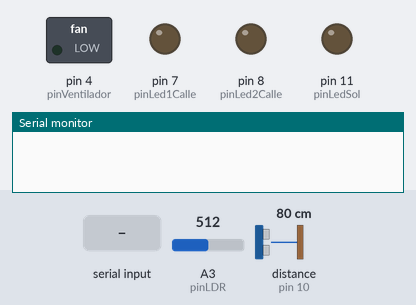
The sketch below on a simulated Arduino Uno, built with avr-gcc and run on an emulated ATmega328P. Parts: switched loads named in the sketch (green lamp = pin HIGH), output pins drawn as LEDs (lit = HIGH), the last lines printed to the serial monitor. Wiring (inferred from the names in the program): ultrasonic range finder: trigger pin 9; echo pin 10. The inputs (shaded band) are chosen by the test bench; at power-on: A3 (pinLDR) = 512, distance to the obstacle (sensor on pin 10) 80 cm. The echo pulse lasts 58.3 µs per cm; pins used as bus, display or sensor lines are not drawn.

Above: at 1.2 s.
1.3 s: "VENTILADOR_ON\n" received over Serial
At 1.8 s:
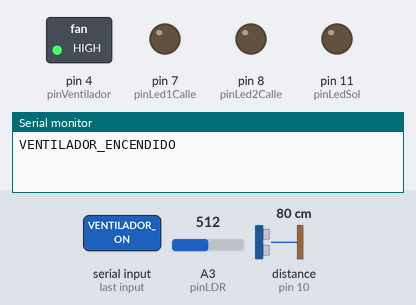
3.0 s: A3 (pinLDR) set to 16
4.5 s: A3 (pinLDR) set to 13
At 4.9 s:
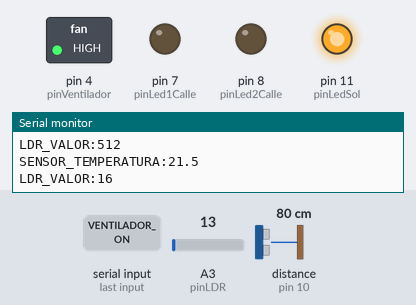
6.0 s: "VENTILADOR_OFF\n" received over Serial
At 7.1 s:
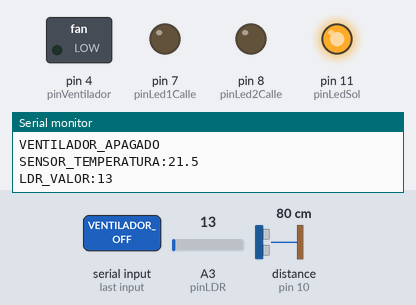
7.6 s: "LED1Calle_ON\n" received over Serial
At 8.0 s:
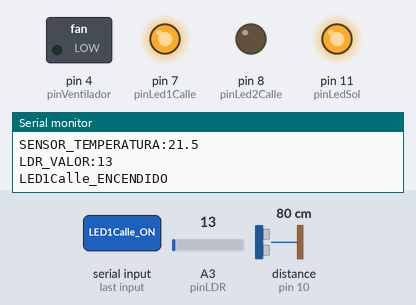
9.1 s: "LED2Calle_ON\n" received over Serial
At 10.2 s:
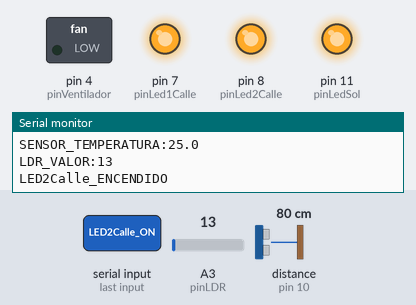
Timing chart, 0 to 11.6 s (numbered marks = the images above; inputs shaded):
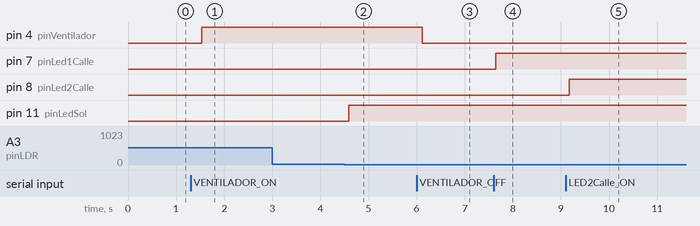

Measured:
- the behaviour switches between 15 and 14 on A3 (pinLDR) (found by bisection; images 1 and 2)
- after the input at 1.3 s, pin 4 (pinVentilador): LOW → HIGH after 0.23 s
- after the input at 4.5 s, pin 11 (pinLedSol): LOW → HIGH after 0.09 s
- after the input at 6.0 s, pin 4 (pinVentilador): HIGH → LOW after 0.11 s
- after the input at 7.6 s, pin 7 (pinLed1Calle): LOW → HIGH at once
- after the input at 9.1 s, pin 8 (pinLed2Calle): LOW → HIGH after 0.07 s

The sketch:

arduino2.ino
```cpp
// Pines para Crecimiento (Sensor Ultrasónico)
const int TRIG = 9;
const int ECHO = 10;
float distanciaMaxima = 40.0;

// Pines para Ambiente y Actuadores
const int pinSensorTemperatura = A2;
const int pinVentilador = 4;

// Luces
const int pinLed1Calle = 7;
const int pinLed2Calle = 8;
const int pinLedSol = 11;
const int pinLDR = A3;

const int UMBRAL_LUZ = 15;

// Variables para la simulación gradual de temperatura
float temperaturaSimulada = 25.0; // Inicia en 25.0°C
const float TEMP_MAXIMA = 26.0;     // Temperatura ambiente normal (ventilador apagado)
const float TEMP_MINIMA = 21.0;     // Temperatura mínima al enfriar (ventilador encendido)

void setup() {
    Serial.begin(9600);

    pinMode(TRIG, OUTPUT);
    pinMode(ECHO, INPUT);
    pinMode(pinSensorTemperatura, INPUT);
    pinMode(pinVentilador, OUTPUT);
    pinMode(pinLed1Calle, OUTPUT);
    pinMode(pinLed2Calle, OUTPUT);
    pinMode(pinLedSol, OUTPUT);
    pinMode(pinLDR, INPUT);

    digitalWrite(pinVentilador, LOW);
    digitalWrite(pinLed1Calle, LOW);
    digitalWrite(pinLed2Calle, LOW);
    digitalWrite(pinLedSol, LOW);
}

void loop() {
    // 1. Ultrasónico de Crecimiento
    digitalWrite(TRIG, LOW);
    delayMicroseconds(5);
    digitalWrite(TRIG, HIGH);
    delayMicroseconds(10);
    digitalWrite(TRIG, LOW);

    long duracion = pulseIn(ECHO, HIGH, 40000);
    if (duracion > 0) {
        float distancia = (duracion * 0.0343) / 2;
        if (distancia > 2 && distancia <= distanciaMaxima) {
            Serial.print("ALTURA:");
            Serial.println(distancia, 1);
        }
    }

    // 2. Descenso o ascenso gradual de la temperatura según el ventilador
    if (digitalRead(pinVentilador) == HIGH) {
        // Si está encendido, baja de a 0.5 grados hasta llegar a 22.0°C
        if (temperaturaSimulada > TEMP_MINIMA) {
            temperaturaSimulada -= 0.5;
        }
    } else {
        // Si está apagado, sube de a 0.5 grados de regreso hasta los 25.0°C
        if (temperaturaSimulada < TEMP_MAXIMA) {
            temperaturaSimulada += 0.5;
        }
    }

    // LDR y Luz Automática
    int valorLDR = analogRead(pinLDR);
    bool esDeNoche = (valorLDR < UMBRAL_LUZ);
    if (esDeNoche) {
        digitalWrite(pinLedSol, HIGH);
    } else {
        digitalWrite(pinLedSol, LOW);
    }

    // Enviar datos al servidor cada 2 segundos
    static unsigned long lastSend = 0;
    if (millis() - lastSend > 2000) {
        lastSend = millis();
        Serial.print("SENSOR_TEMPERATURA:");
        Serial.println(temperaturaSimulada, 1); // Envía con 1 decimal (ej. 24.5)
        Serial.print("LDR_VALOR:");
        Serial.println(valorLDR);
    }

    // 3. Procesar comandos del servidor
    if (Serial.available() > 0) {
        String command = Serial.readStringUntil('\n');
        command.trim();

        if (command == "VENTILADOR_ON") {
            digitalWrite(pinVentilador, HIGH);
            Serial.println("VENTILADOR_ENCENDIDO");
        } else if (command == "VENTILADOR_OFF") {
            digitalWrite(pinVentilador, LOW);
            Serial.println("VENTILADOR_APAGADO");
        }
        else if (command == "LED1Calle_ON") {
            digitalWrite(pinLed1Calle, HIGH);
            Serial.println("LED1Calle_ENCENDIDO");
        } else if (command == "LED1Calle_OFF") {
            digitalWrite(pinLed1Calle, LOW);
            Serial.println("LED1Calle_APAGADA");
        }
        else if (command == "LED2Calle_ON") {
            digitalWrite(pinLed2Calle, HIGH);
            Serial.println("LED2Calle_ENCENDIDO");
        } else if (command == "LED2Calle_OFF") {
            digitalWrite(pinLed2Calle, LOW);
            Serial.println("LED2Calle_APAGADA");
        }
    }

    delay(300);
}
```
